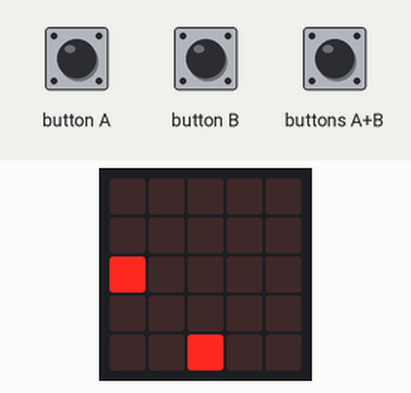
This program was run on a simulated BBC micro:bit (MakeCode). Shown: the board's 5×5 LED display. The inputs (shaded band) are chosen by the test bench. The run ends where the board's game-over animation would start. At 2.4 s the program stops and its outputs stay as they are.

Above: at 1.2 s.
1.3 s: button A pressed for 0.15 s
At 1.32 s:
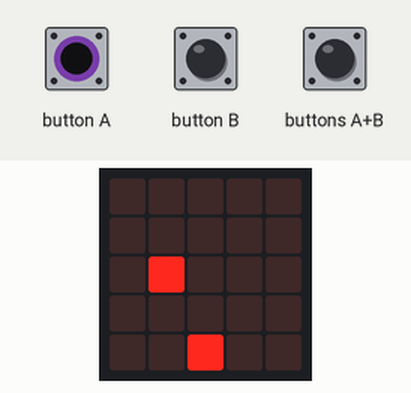
At 3.6 s:
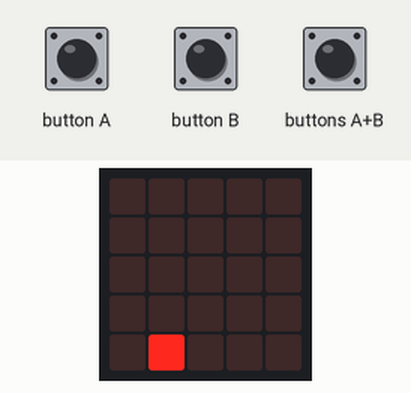
Timing chart, 0 to 3.9 s (numbered marks = the images above; inputs shaded):
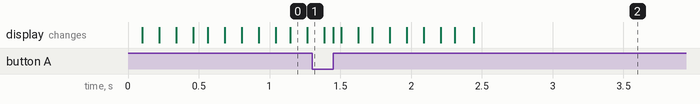

The program:

main.ts
```typescript
input.onButtonPressed(Button.A, function () {
    我.change(LedSpriteProperty.X, -1)
})
input.onButtonPressed(Button.AB, function () {
    射出來的東西子彈 = game.createSprite(我.get(LedSpriteProperty.X), 我.get(LedSpriteProperty.Y))
    for (let index = 0; index < 4; index++) {
        射出來的東西子彈.change(LedSpriteProperty.Y, -1)
        basic.pause(100)
    }
    射出來的東西子彈.delete()
    射出來的東西子彈.set(LedSpriteProperty.X, 我.get(LedSpriteProperty.X))
    射出來的東西子彈.set(LedSpriteProperty.Y, 我.get(LedSpriteProperty.Y))
    射出來的東西子彈.set(LedSpriteProperty.X, 255)
    射出來的東西子彈.set(LedSpriteProperty.Brightness, 0)
    射出來的東西子彈.set(LedSpriteProperty.X, 4)
    射出來的東西子彈.set(LedSpriteProperty.Y, 0)
})
input.onButtonPressed(Button.B, function () {
    我.change(LedSpriteProperty.X, 1)
})
let 射出來的東西子彈: game.LedSprite = null
let 我: game.LedSprite = null
game.setScore(0)
我 = game.createSprite(2, 4)
let 飛機機 = game.createSprite(0, 0)
射出來的東西子彈 = game.createSprite(4, 4)
射出來的東西子彈.set(LedSpriteProperty.Brightness, 0)
basic.forever(function () {
    if (射出來的東西子彈) {
        if (射出來的東西子彈.isTouching(飛機機)) {
            game.addScore(9487948794879488)
            飛機機.set(LedSpriteProperty.X, 0)
            飛機機.set(LedSpriteProperty.Y, 0)
        }
    }
})
basic.forever(function () {
    if (飛機機.isTouching(我)) {
        game.gameOver()
    }
})
basic.forever(function () {
    basic.pause(100)
    飛機機.change(LedSpriteProperty.X, 1)
    if (飛機機.get(LedSpriteProperty.X) == 4) {
        basic.pause(100)
        飛機機.set(LedSpriteProperty.X, 0)
        飛機機.change(LedSpriteProperty.Y, 1)
    }
})
```

test.ts
```typescript
// 在這裡測試；當此封包作為擴充功能時，將不會編譯此內容。
```

Measured:
- after the input at 1.3 s, the display: first differs from a run without the input after 0.15 s (image 2 shows a later state)
